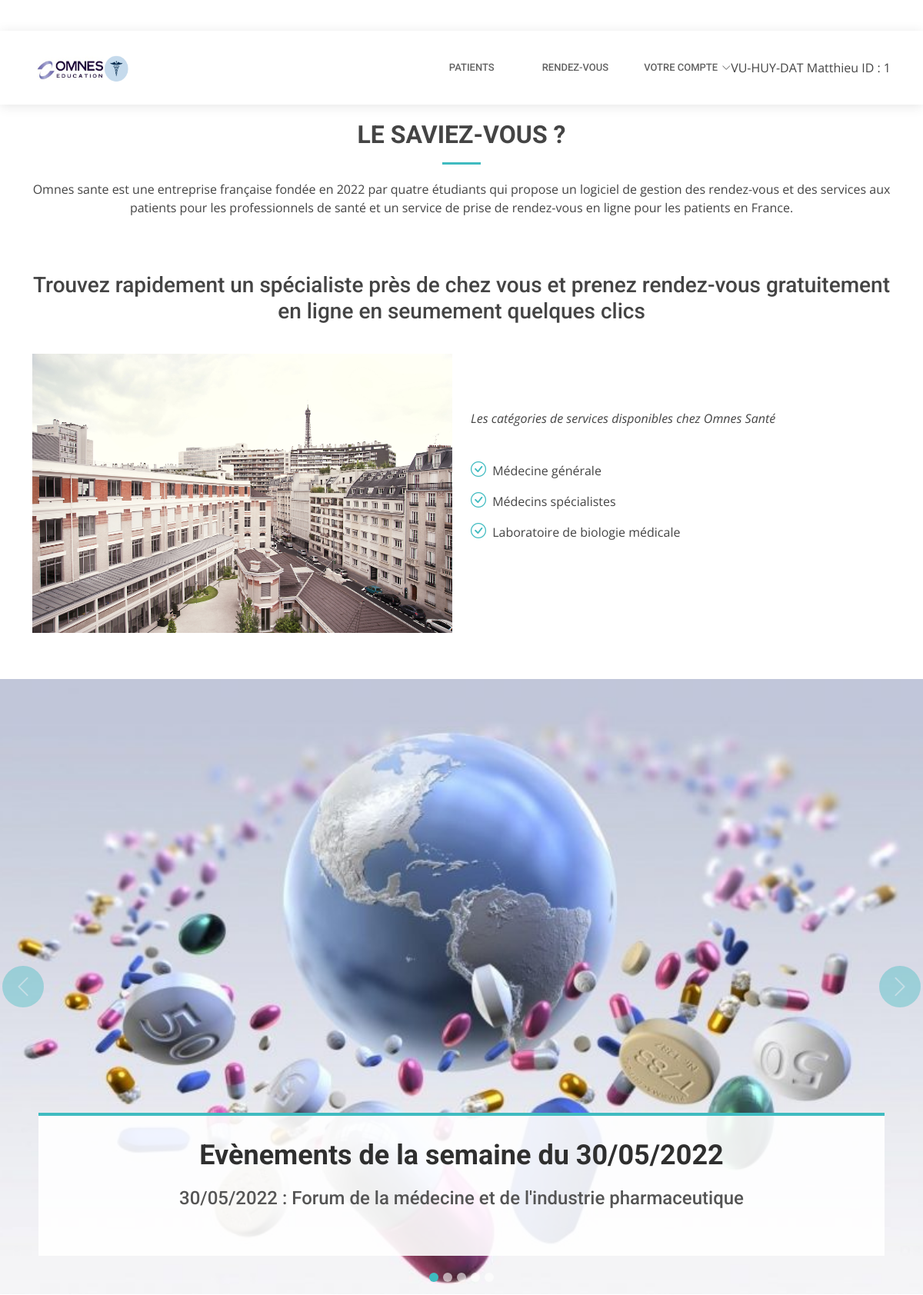
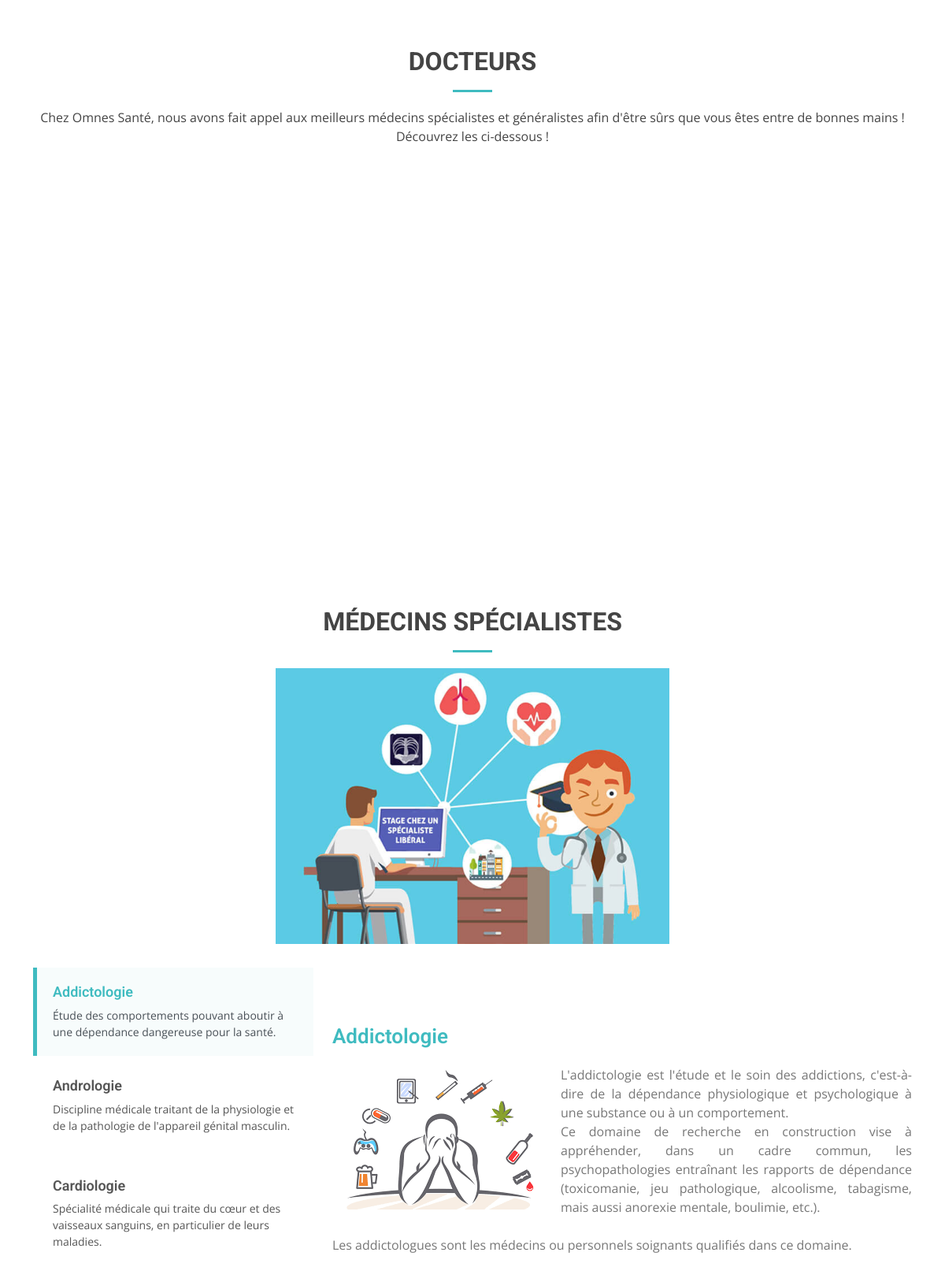
Screenshot of /accueilMed.php (signed in, upper part) with the database file from the repository (2 pictures, top to bottom).
### tables this page shows
CREATE TABLE IF NOT EXISTS `medecin` (
  `ID` int(20) NOT NULL AUTO_INCREMENT,
  `Nom` varchar(30) NOT NULL,
  `Prenom` varchar(30) NOT NULL,
  `Login` varchar(30) NOT NULL,
  `Mdp` varchar(30) NOT NULL,
  `Specialiste` tinyint(1) NOT NULL,
  `Email` varchar(50) NOT NULL,
  `Tel` varchar(30) NOT NULL,
  `Specialite` varchar(50) NOT NULL,
  `Photo` varchar(200) NOT NULL,
  `Salle` varchar(10) NOT NULL,
  PRIMARY KEY (`ID`)
);

### accueilMed.php (the view, shortened to what this page needs)
<?php
$Connexion = mysqli_connect('localhost', 'root', '','omnes sante' );
$login = $_SESSION["login"];
$mdp = $_SESSION["mdp"];
$sql = "SELECT * FROM medecin WHERE Login LIKE '$login' AND
 Mdp LIKE '$mdp'";
$result = mysqli_query($Connexion,$sql);
while($data = mysqli_fetch_assoc($result)){
    $idmed = $data['ID'];
    $nommed = $data['Nom'];
    $prenommed = $data['Prenom'];
}
?>
<!DOCTYPE html>
<html lang="en">
<head>
  <link href="assets/vendor/fontawesome-free/css/all.min.css" rel="stylesheet">
  <link href="assets/vendor/animate.css/animate.min.css" rel="stylesheet">
  <link href="assets/vendor/aos/aos.css" rel="stylesheet">
  <link href="assets/vendor/bootstrap/css/bootstrap.min.css" rel="stylesheet">
  <link href="assets/vendor/bootstrap-icons/bootstrap-icons.css" rel="stylesheet">
  <link href="assets/vendor/boxicons/css/boxicons.min.css" rel="stylesheet">
  <link href="assets/vendor/glightbox/css/glightbox.min.css" rel="stylesheet">
  <link href="assets/vendor/swiper/swiper-bundle.min.css" rel="stylesheet">
  <link href="assets/css/style.css" rel="stylesheet">
</head>
<body>
  <header id="header" class="fixed-top">
    <div class="container d-flex align-items-center">
      <a href="index.html" class="logo me-auto"><img src="Omnes sante.png" alt="Omnes sante logo" height="280" width="130"></a>
      <nav id="navbar" class="navbar order-last order-lg-0">
        <ul>
        <li class="nav-link scrollto"><a href="AfficherPatMED.php">Patients</a></li>
          <li class="nav-link scrollto"><a href="AfficherRdvMED.php">Rendez-vous</a></li>
          <li class="dropdown"><a href="#"><span>Votre compte</span><i class="bi bi-chevron-down"></i></a>
            </li>
            <div class="col-sm">
                <?php echo '    '.$nommed. ' '. $prenommed ?>
                <?php echo "ID : " . $idmed ?>
                        </div>
        </ul>
      </nav>
    </div>
  </header>
  <section id="about" class="about">
    <div class="container" data-aos="fade-up">
      <br><br><br><br>
      <div class="section-title">
        <h2>Le saviez-vous ?</h2>
        <p>Omnes sante est une entreprise française fondée en 2022 par quatre étudiants qui propose un logiciel de gestion des rendez-vous et des services aux patients pour les professionnels de santé et un service de prise de rendez-vous en ligne pour les patients en France.</p>
        <br><br><br>
      <h3>Trouvez rapidement un spécialiste près de chez vous et prenez rendez-vous gratuitement en ligne en seumement quelques clics</h3>
      </div>
      <div class="row">
        <div class="col-lg-6" data-aos="fade-right">
          <img src="ece paris.jpg" class="img-fluid" alt="">
        </div>
        <div class="col-lg-6 pt-4 pt-lg-0 content" data-aos="fade-left">
          <br><br><br>
           <p class="fst-italic">
            Les catégories de services disponibles chez Omnes Santé
          </p>
          <br>
          <ul>
            <li><i class="bi bi-check-circle"></i> Médecine générale</li>
            <li><i class="bi bi-check-circle"></i> Médecins spécialistes</li>
            <li><i class="bi bi-check-circle"></i> Laboratoire de biologie médicale</li>
          </ul>
        </div>
      </div>
    </div>
  </section>
    <section id="hero">
        <div id="heroCarousel" data-bs-interval="5000" class="carousel slide carousel-fade" data-bs-ride="carousel">
          <ol class="carousel-indicators" id="hero-carousel-indicators"></ol>
          <div class="carousel-inner" role="listbox">
            <div class="carousel-item active" style="background-image: url(event1.jpg)">
              <div class="container">
                <h2>Evènements de la semaine du 30/05/2022</span></h2>
                <h4><p>30/05/2022 : Forum de la médecine et de l'industrie pharmaceutique</p></h4>
              </div>
            </div>
          </div>
          <a class="carousel-control-prev" href="#heroCarousel" role="button" data-bs-slide="prev">
            <span class="carousel-control-prev-icon bi bi-chevron-left" aria-hidden="true"></span>
          </a>
          <a class="carousel-control-next" href="#heroCarousel" role="button" data-bs-slide="next">
            <span class="carousel-control-next-icon bi bi-chevron-right" aria-hidden="true"></span>
          </a>
        </div>
      </section>
<section id="gallery" class="gallery">
  <div class="container" data-aos="fade-up">
    <div class="section-title">
      <h2>Docteurs</h2>
      <p>Chez Omnes Santé, nous avons fait appel aux meilleurs médecins spécialistes et généralistes afin d'être sûrs que vous êtes entre de bonnes mains ! Découvrez les ci-dessous !</p>
    </div>
    <div class="gallery-slider swiper">
      <div class="swiper-wrapper align-items-center">
        <div class="swiper-slide"><a class="gallery-lightbox" href="medecin1.jpg"><img src="medecin1.jpg" class="img-fluid" alt=""></a></div>
        <div class="swiper-slide"><a class="gallery-lightbox" href="medecin2.jpg"><img src="medecin2.jpg" class="img-fluid" alt=""></a></div>
        <div class="swiper-slide"><a class="gallery-lightbox" href="medecin3.jpg"><img src="medecin3.jpg" class="img-fluid" alt=""></a></div>
        <div class="swiper-slide"><a class="gallery-lightbox" href="medecin11.jpg"><img src="medecin11.jpg" class="img-fluid" alt=""></a></div>
        <div class="swiper-slide"><a class="gallery-lightbox" href="medecin12.jpg"><img src="medecin12.jpg" class="img-fluid" alt=""></a></div>
      </div>
      <div class="swiper-pagination"></div>
    </div>
  </div>
</section>
<section id="departments" class="departments">
  <div class="container" data-aos="fade-up">
    <div class="section-title">
      <h2>Médecins spécialistes</h2>
      <img src="médecins spécialistes.jpg" alt="médecins spécialistes" height="350" width="500"/>
    </div>
    <div class="row" data-aos="fade-up" data-aos-delay="100">
      <div class="col-lg-4 mb-5 mb-lg-0">
        <ul class="nav nav-tabs flex-column">
          <li class="nav-item">
            <a class="nav-link active show" data-bs-toggle="tab" data-bs-target="#tab-1">
              <h4>Addictologie</h4>
              <p>Étude des comportements pouvant aboutir à une dépendance dangereuse pour la santé.</p>
            </a>
          </li>
          <li class="nav-item mt-2">
            <a class="nav-link" data-bs-toggle="tab" data-bs-target="#tab-2">
              <h4>Andrologie</h4>
              <p>Discipline médicale traitant de la physiologie et de la pathologie de l'appareil génital masculin.</p>
            </a>
          </li>
          <li class="nav-item mt-3">
            <a class="nav-link" data-bs-toggle="tab" data-bs-target="#tab-3">
              <h4>Cardiologie</h4>
              <p>Spécialité médicale qui traite du cœur et des vaisseaux sanguins, en particulier de leurs maladies.</p>                </a>
          </li>
        </ul>
      </div>
      <div class="col-lg-8">
        <div class="tab-content">
          <div class="tab-pane active show" id="tab-1">
            <br><br><br>
            <h3>Addictologie</h3>
            <img src="Addictologie.png" alt="" class="img-fluid">
            <div class="justifier">
                <p>L'addictologie est l'étude et le soin des addictions, c'est-à-dire de la dépendance physiologique et psychologique à une substance ou à un comportement.<br>
                Ce domaine de recherche en construction vise à appréhender, dans un cadre commun, les psychopathologies entraînant les rapports de dépendance (toxicomanie, jeu pathologique, alcoolisme, tabagisme, mais aussi anorexie mentale, boulimie, etc.).<br><br>
                Les addictologues sont les médecins ou personnels soignants qualifiés dans ce domaine.</p>
              </div>
          </div>
          <div class="tab-pane active show" id="tab-2">
            <br><br><br>
          </div>
        </div>
      </div>
    </div>
  </div>
</section>
  <br>
  </body>
</html>

### rows the page displays
medecin: Nom "VU-HUY-DAT", Prenom "Matthieu", ID "1"
